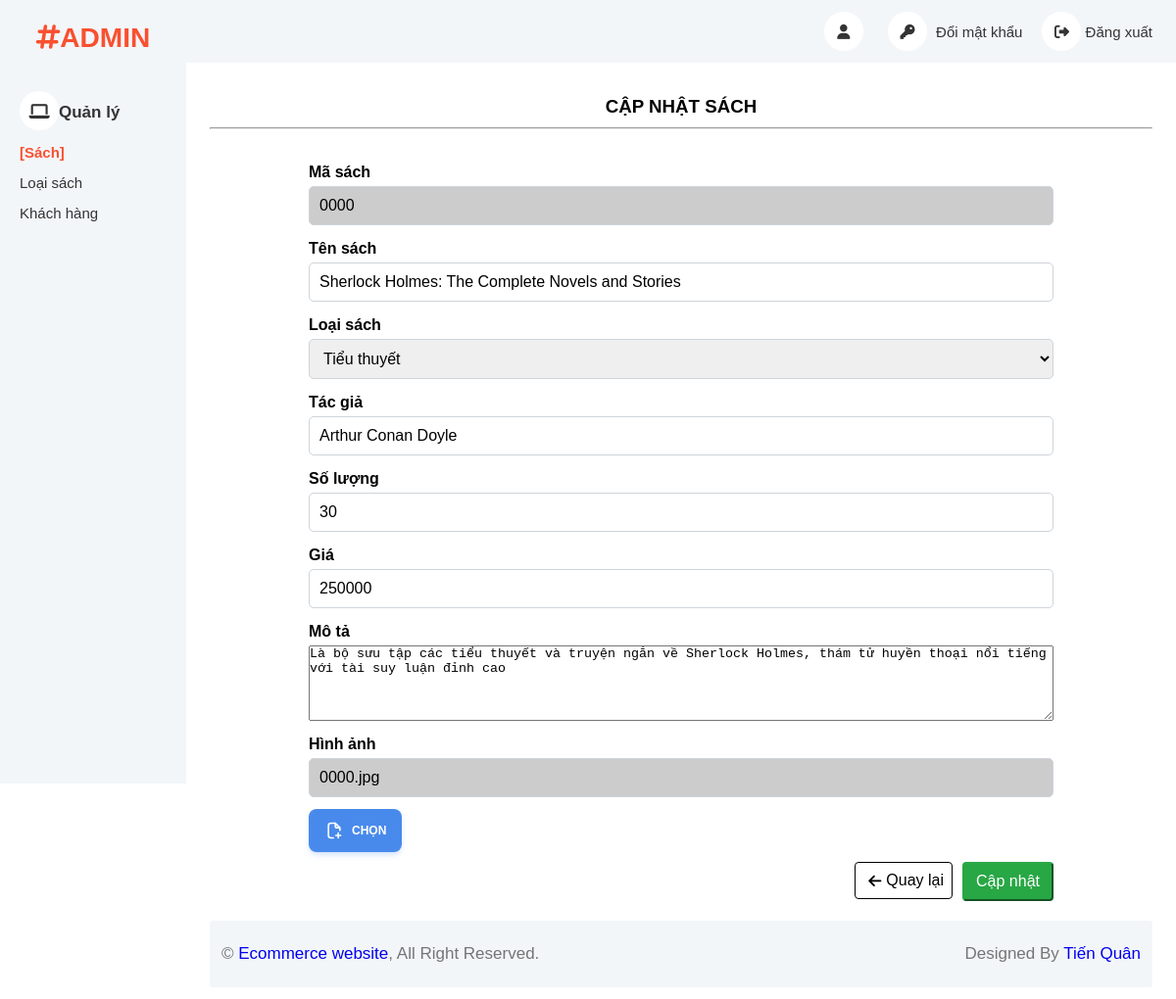
The page /html/admin/product/index.php?action=edit&productId=0000 on the database its author committed.
### tables this page shows
CREATE TABLE `sach` (
  `maSach` varchar(4) NOT NULL,
  `tenSach` varchar(100),
  `maLS` varchar(4),
  `moTa` varchar(256),
  `giaTien` int(11),
  `soLuong` int(11),
  `tacGia` varchar(256),
  `hinhAnh` varchar(256)
);

### html/admin/product/index.php (called while the page is built, shortened)
<?php
    include_once '../../../components/layout_admin.php';
?>

### database/helper/query.php (called while the page is built, shortened)
<?php
  include_once "connect.php";
  function quick_query(string $sql) {
    global $conn;
    $result = mysqli_query($conn, $sql);
    return $result;
}
  function get_data_query(string $sql) {
    $result = quick_query($sql);
    $data = [];
    if (mysqli_num_rows($result) != 0) {
      while ($row = mysqli_fetch_array($result)) {
        $data[] = $row;
      }
    }
    return $data;
  }
?>

### database/helper/function.php (called while the page is built, shortened)
<?php
  function get_url_page(bool $justLink = true) {
    $protocol = (!empty($_SERVER['HTTPS']) && $_SERVER['HTTPS'] !== 'off' || $_SERVER['SERVER_PORT'] == 443) ? "https://" : "http://";
    $domainName = $_SERVER['HTTP_HOST'];
    $uri = $_SERVER['REQUEST_URI'];
    $fullUrl = $protocol . $domainName . $uri;
    return $fullUrl;
  }
  function save_or_to_index(bool $save) {
    if ($save) $_SESSION["index"] = get_url_page(false);
    else return $_SESSION["index"];
  }
?>

### html/admin/product/product_edit.php (the view, shortened to what this page needs)
<?php
	$id = $_GET['productId'];
	$sql = "SELECT s.*, l.tenLS FROM sach AS s JOIN loai_sach AS l ON s.maLS = l.maLS WHERE s.maSach = $id";
	$res = get_data_query($sql);
	$product = $res[0];
?>
<section class='display-content'>
	<h3>CẬP NHẬT SÁCH</h3>
	<hr>
	<form action="" method="post" class="form-container" enctype="multipart/form-data">
		<div>
			<label for="productId" class="form-label">Mã sách</label>
			<input type="text" readonly style="background-color: #ccc;" id="productId" name="productId" value="<?php echo $id; ?>" class="form-input">
		</div>
		<div>
			<label for="productName" class="form-label">Tên sách</label>
			<input required type="text" id="productName" name="productName" value="<?php echo $product['tenSach'] ?? "" ?>" class="form-input">
		</div>
		<div>
			<label for="category" class="form-label">Loại sách</label>
			<select name="category" id="category" class="form-select">
				<?php
					$sql_ls = "SELECT s.maLS, l.tenLS FROM sach AS s JOIN loai_sach AS l ON s.maLS = l.maLS group by s.maLS";
					$res_ls = get_data_query($sql_ls);
					foreach ($res_ls as $line) {
						$selected = ($line['maLS'] == $product['maLS']) ? 'selected' : '';
						echo "<option value='{$line['maLS']}' $selected> {$line['tenLS']} </option>";
					}
				?>
			</select>
		</div>
		<div>
			<label for="author" class="form-label">Tác giả</label>
			<input required type="text" name="author" id="author" value="<?php echo $product['tacGia'] ?? "" ?>" class="form-input">
		</div>
		<div>
			<label for="quantity" class="form-label">Số lượng</label>
			<input required type="number" id="quantity" name="quantity" value="<?php echo $product['soLuong'] ?? $quantity ?>" class="form-input">
		</div>
		<div>
			<label for="price" class="form-label">Giá</label>
			<input required type="number" id="price" min="0" name="price" value="<?php echo $product['giaTien'] ?>" class="form-input">
		</div>
		<div>
			<label for="description" class="form-label">Mô tả</label>
			<div class="editor-container">
				<textarea rows="5" name="productDes" id=""><?php echo $product['moTa'] ?? ""; ?></textarea>
			</div>
		</div>
		<div>
			<label for="productImg" class="form-label">Hình ảnh</label>
			<input type="text" name="productImg" value="<?php echo $product['hinhAnh'] ?>" id="productImg" class="form-input" readonly style='background-color: #ccc'>
			<div style="margin-top: 12px" >
				<button id='choose' type="button">
					Chọn
				</button>
			</div>
		</div>
		<div class="btn-group" style="margin-top: 10px">
			<div>
				<button type="button" onclick="window.location.href= '<?php echo save_or_to_index(false); ?>'" class="btn btn-back">
					<i class="fa-solid fa-arrow-left"></i>
					<span>Quay lại</span>
				</button>
			</div>
			<div class="col-md-offset-2 col-md-10">
				<input required type="submit" name="submit" value="Cập nhật" class="btn btn-success" />
			</div>
		</div>
	</form>
</section>

### assets/styles/basic_setup.css (style rules this page uses)
* { padding: 0; margin: 0; box-sizing: border-box; }
:root { --primary-color: #f95030; --primary-color-rgb: rgba(238, 75 , 43); --white-color: #fff; --black-color: #000; --text-color: #333; }
html { font-family: 'Roboto', sans-serif; box-sizing: border-box; scroll-behavior: smooth; }

### assets/styles/custom.css (style rules this page uses)
input[type="submit"], button { cursor: pointer; }
body { position: relative; }

### components/layout_admin.php (style rules this page uses)
:root { --primary-color: #f95030; --primary-color-rgb: rgba(238, 75 , 43); --white-color: #fff; --black-color: #000; --text-color: #949494; }
* { margin: 0; padding: 0; box-sizing: border-box; }
html { font-family: Arial, Helvetica, sans-serif; }
.btn-group { display: flex; gap: 10px; justify-content: end; }
.btn { display: inline-block; font-weight: 400; text-align: center; white-space: nowrap; vertical-align: middle; font-size: 16px; line-height: 1.5; padding: 6px 12px; border-radius: 4px; text-decoration: none; cursor: pointer; }
.btn.btn-success { color: #fff; background-color: #28a745; border-color: #28a745; }
.btn.btn-back { display: flex; width: 100px; align-items: center; justify-content: center; background-color: #eeeeee4b; transition: all 0.2s linear; background: #fff; border: 1px solid var(--black-color); }
.btn.btn-back > .fa-arrow-left { margin-right: 5px; margin-left: 5px; font-size: 15px; transition: all 0.4s ease-in; }
.display-content { padding: 24px; padding-bottom: 0; min-height: 600px; }
h3 { padding: 10px 0; text-align: center; }

### html/admin/product/product_edit.php (style rules this page uses)
.form-container { max-width: 800px; margin: 0 auto; padding: 20px; font-family: Arial, sans-serif; }
.form-label { display: block; font-weight: bold; margin: 15px 0 5px; }
.form-input, .form-select { width: 100%; padding: 10px; border: 1px solid #ced4da; border-radius: 5px; box-sizing: border-box; font-size: 16px; }
textarea { width: 100%; }
#choose { border: none; display: flex; padding: 0.75rem 1rem; background-color: #488aec; color: #ffffff; font-size: 0.75rem; line-height: 1rem; font-weight: 700; text-align: center; cursor: pointer; text-transform: uppercase; vertical-align: middle; align-items: center; border-radius: 0.5rem; user-select: none; gap: 0.5rem; box-shadow: 0 4px 6px -1px #488aec31, 0 2px 4px -1px #488aec17; transition: all 0.6s ease; }
#choose svg { width: 1.25rem; height: 1.25rem; }

### rows shown on the page
sach: productName "Sherlock Holmes: The Complete Novels and Stories", author "Arthur Conan Doyle", quantity "30", price "250000", productDes "Là bộ sưu tập các tiểu thuyết và truyện ngắn về Sherlock Holmes, thám tử huyền thoại nổi tiếng với tài suy luận đỉnh cao", productImg "0000.jpg"

### other values the page prints
$pageName "Sách"
check_page("Loại sách", "typeOfProduct") "Loại sách"
check_page("Khách hàng", "customer") "Khách hàng"
form field category "Tiểu thuyết"
